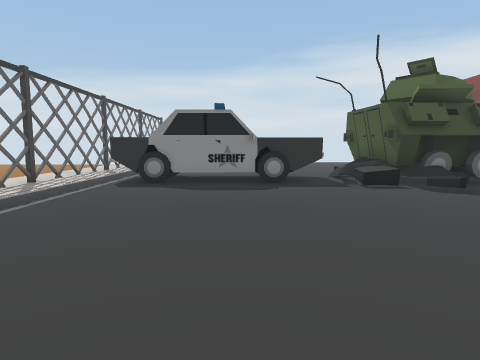
view 1 (above)

17 first-person views from a walk through a Unity game level. The camera is 1.2 m above the floor, tilts 6° down and sees 75° across. The floor is counted in squares, 1 m on a side. Each view is taken from the middle of a square. On the plan, view 1 faces up. The plan holds only what a view shows up to about 13 squares ahead; the rest is blank. The place goes on beyond the plan. The player character is not drawn.

view 2
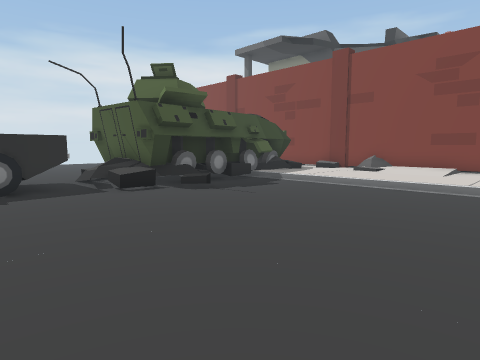

view 3
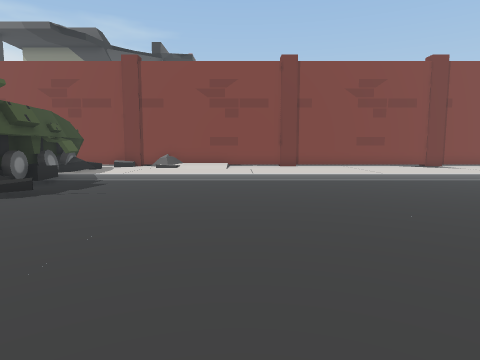

view 4
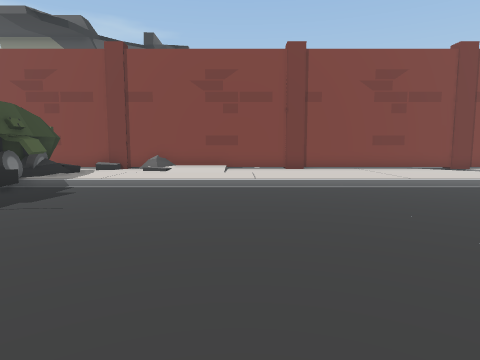

view 5
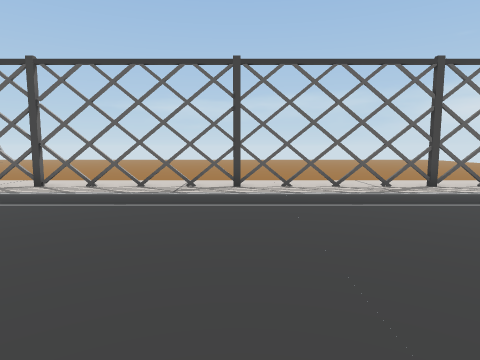

view 6
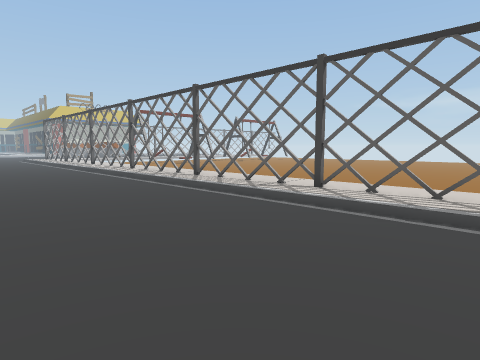

view 7
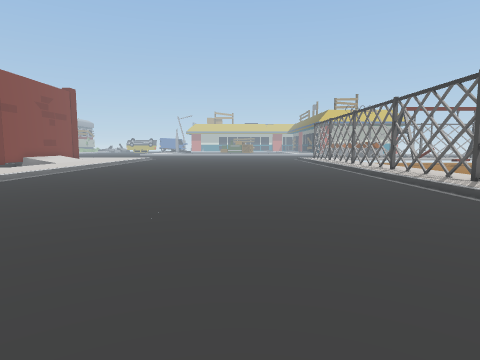

view 8
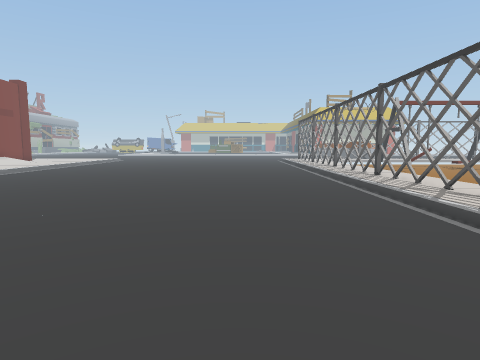

view 9
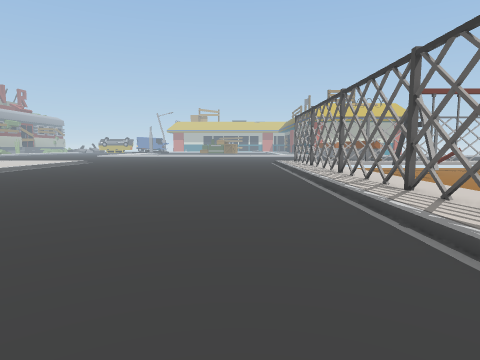

view 10
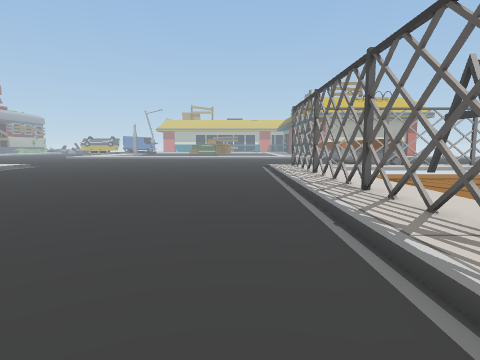

view 11
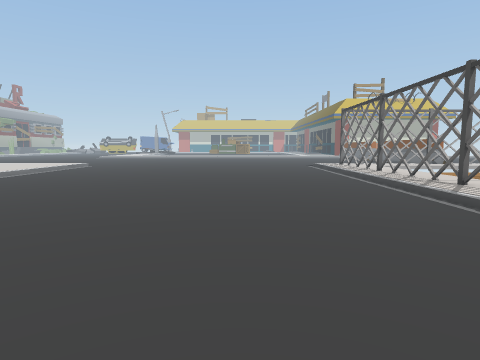

view 12
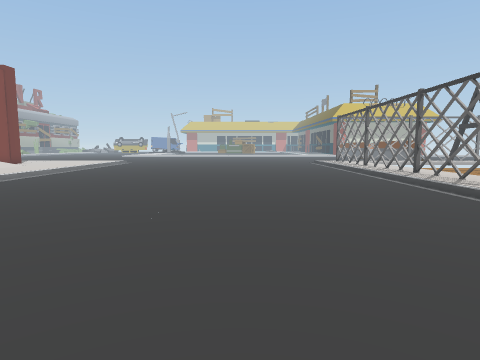

view 13
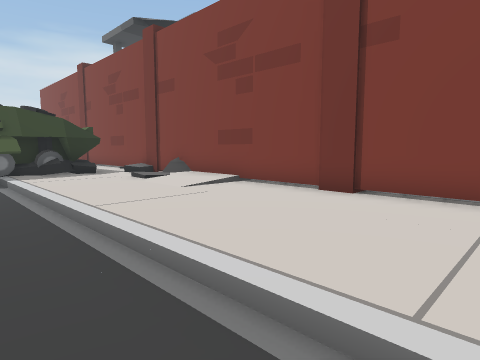

view 14
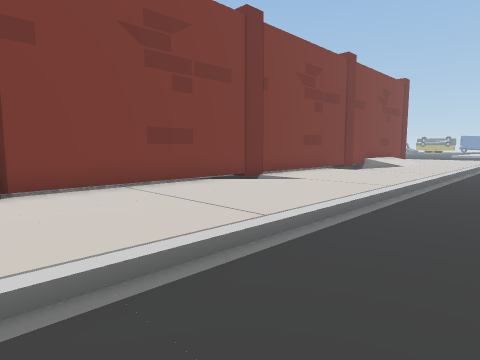

view 15
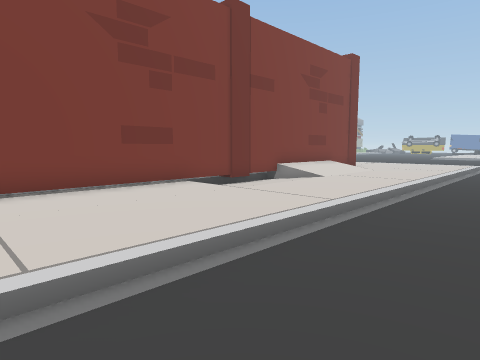

view 16
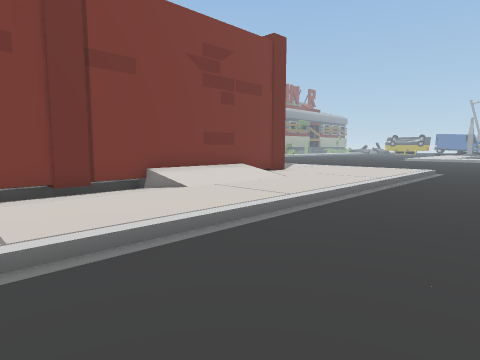

view 17
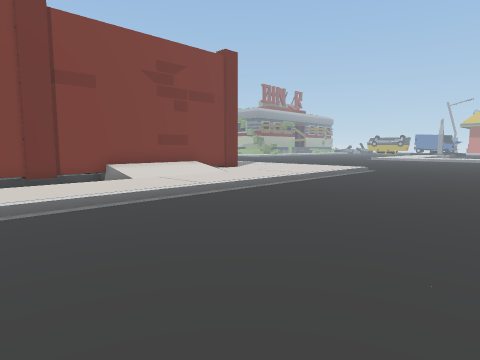

### Floor plan
Key: @ floor where view 1 was taken; # wall or solid block; x gap in a wall; . main floor; : floor 0.25 m higher than the main floor; + floor 0.5 m higher than the main floor; / step, stairs or slope; O other object.
Columns run from 6 left of view 1 to 15 right of it. Each row starts with its distance up from view 1.
 10 x:.....O..O########/
  9 ::..............::::/#
  8 x:..............:::::#
  7 x:..............::://#
  6 x:..............:::::#
  5 ::..............:::::#
  4 x:..............:::::#
  3 ::..............:::::#
  2 x:..............:::::#
  1 x:..............:::::#
  0 ::....@.........:::::#
 -1 x:..............:::::#
 -2 ::..............:::::#
 -3 ::..............:::::#
 -4 ::..............:::::#
 -5 ::..............:::::#
 -6 ::..............:::::#
 -7 x:..............::::.#
 -8 x:..............:::::#
 -9 x:..............:::::#
-10 ::..............:::::#
-11 x:..............:::::#
-12 ::..............:::::#
-13 x:..............::::.#
-14 ::..............::::.#
-15 ::..............::::.#
-16 x:..............::::.#
-17 ::..............::::+#
-18 ::..............::::+#
-19 ::..............::::+#
-20 ::..............::::+#
-21 x:..............::://#
-22 ::..............:::::#

Where each view was taken, in squares from view 1:
view 1: 0 up, 0 right, facing up
view 2: 1 up, 0 right, facing up-right
view 3: 3 up, 2 left, facing right
view 4: 3 up, 0 right, facing right
view 5: 4 up, 2 right, facing left
view 6: 3 up, 1 right, facing down-left
view 7: 3 up, 1 right, facing down
view 8: 0 up, 1 left, facing down
view 9: 4 down, 2 left, facing down
view 10: 9 down, 3 left, facing down
view 11: 8 down, 0 right, facing down
view 12: 4 down, 1 right, facing down
view 13: 3 down, 8 right, facing up-right
view 14: 1 up, 7 right, facing down-right
view 15: 7 down, 7 right, facing down-right
view 16: 12 down, 6 right, facing down-right
view 17: 12 down, 3 right, facing down-right
